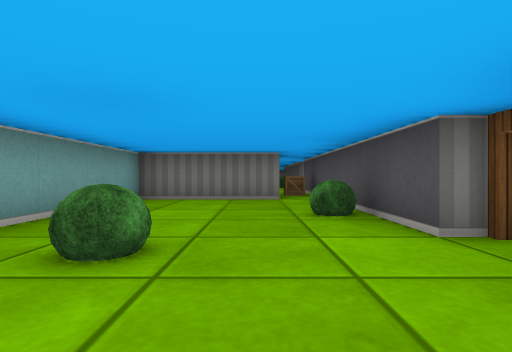
view 1 (above)

24 first-person views from a walk through a cub3D level. The camera is about half as high as the walls, looks level and sees 80° across. The floor is counted in squares. Each view is taken from the middle of a square. On the plan, view 1 faces up. The plan holds only what a view shows up to about 9 squares ahead; the rest is blank. The place goes on beyond the plan.

view 2
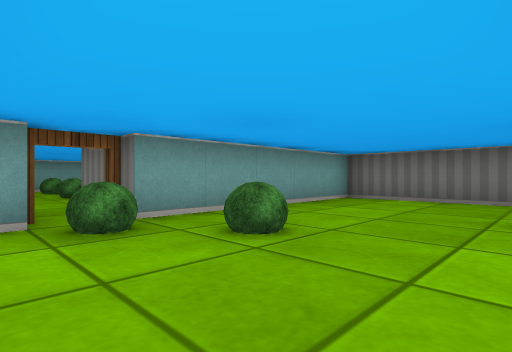

view 3
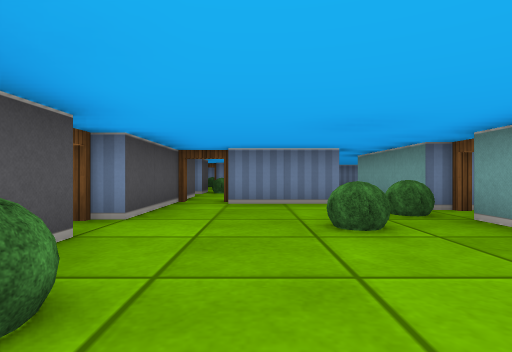

view 4
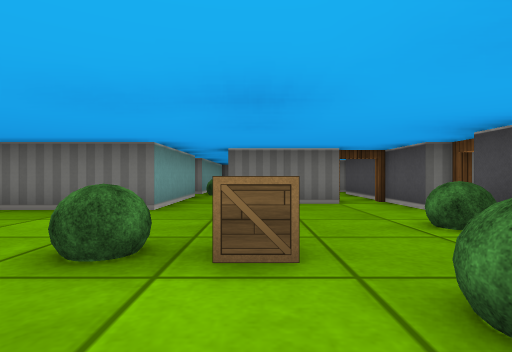

view 5
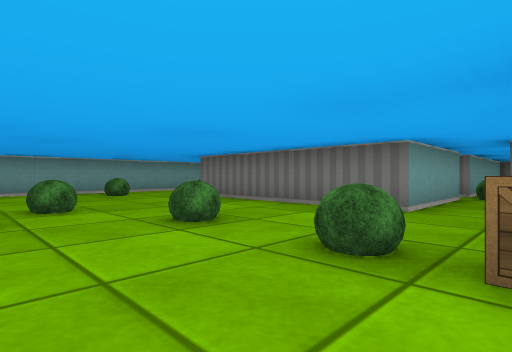

view 6
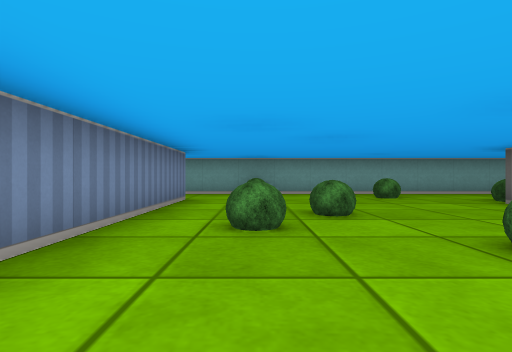

view 7
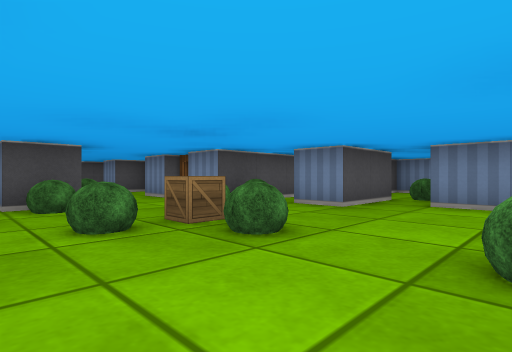

view 8
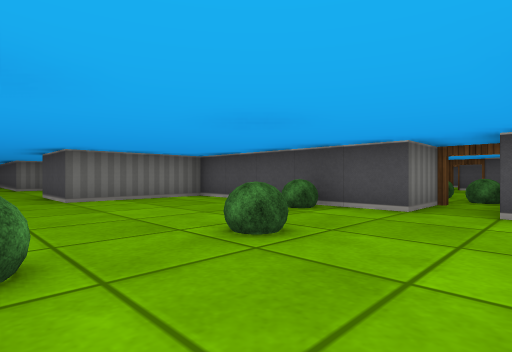

view 9
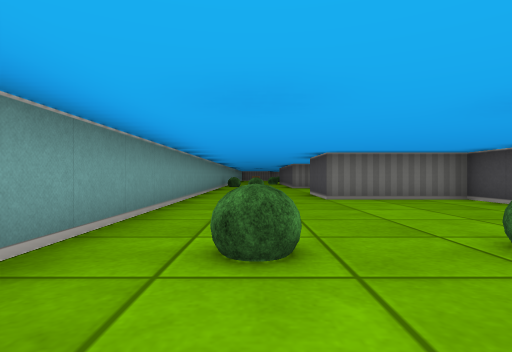

view 10
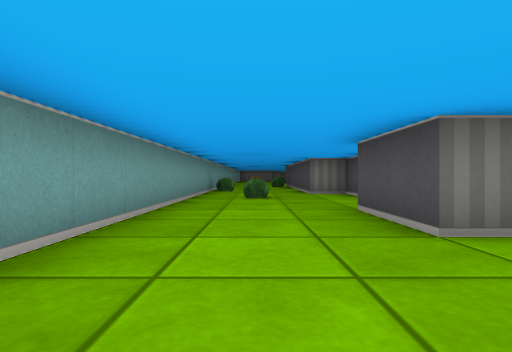

view 11
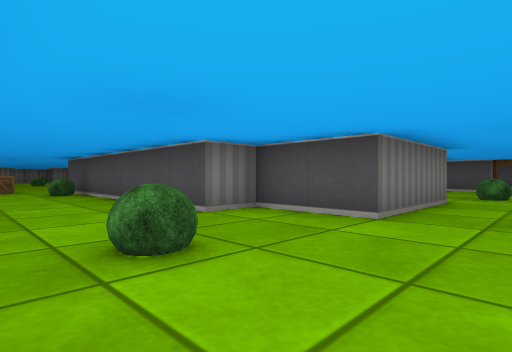

view 12
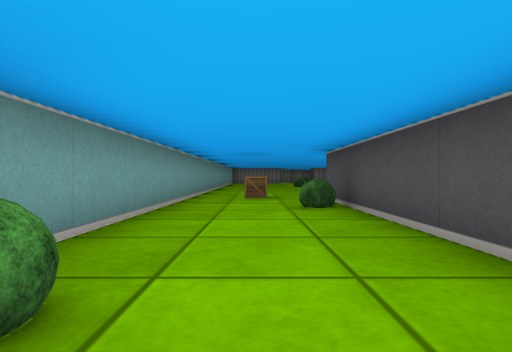

view 13
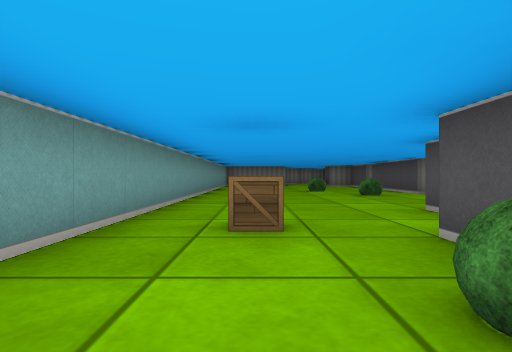

view 14
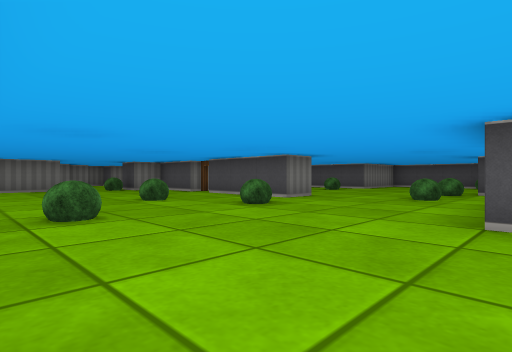

view 15
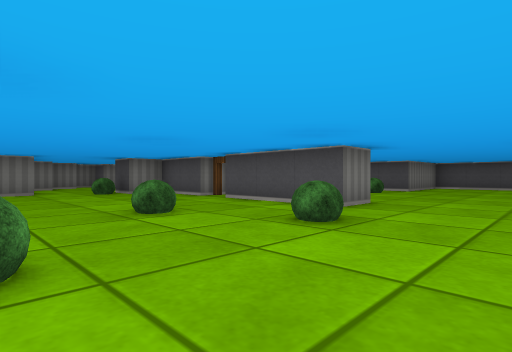

view 16
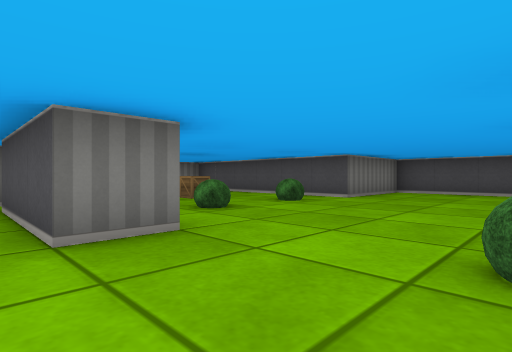

view 17
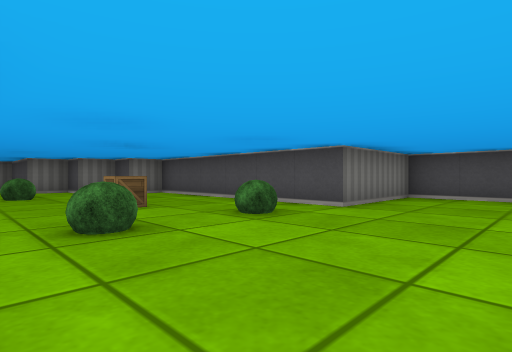

view 18
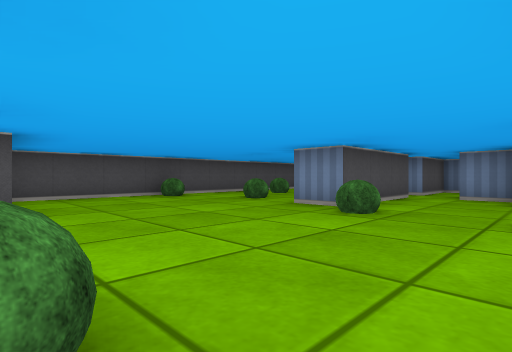

view 19
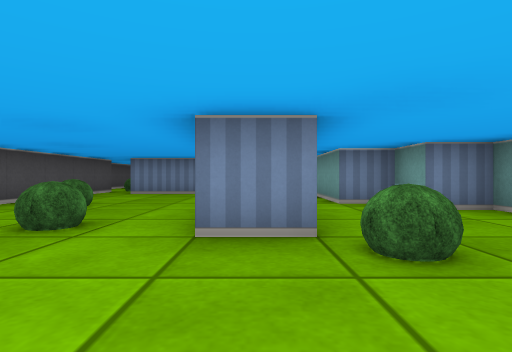

view 20
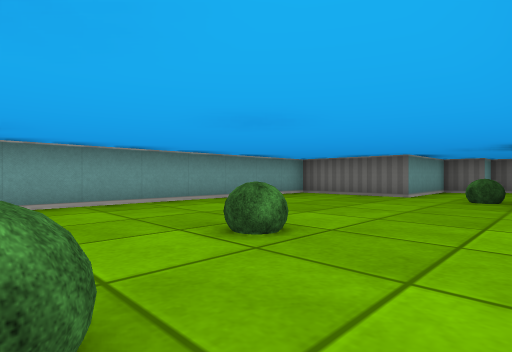

view 21
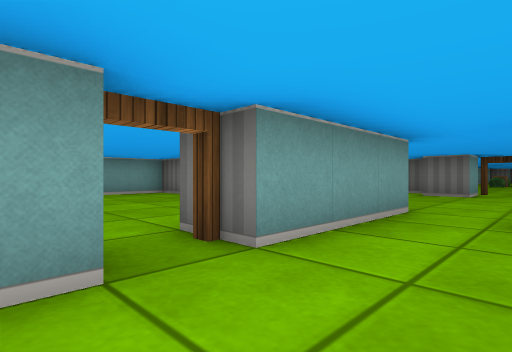

view 22
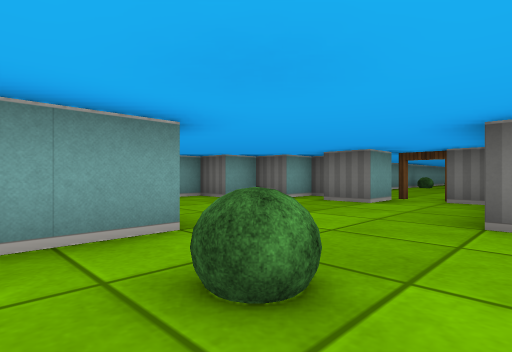

view 23
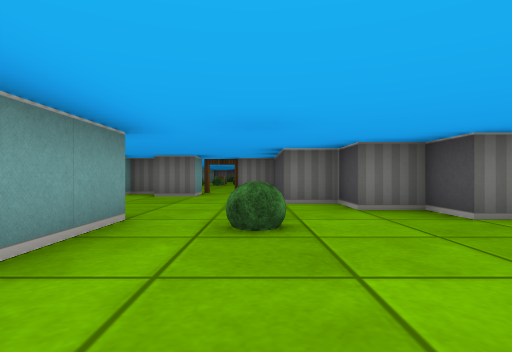

view 24
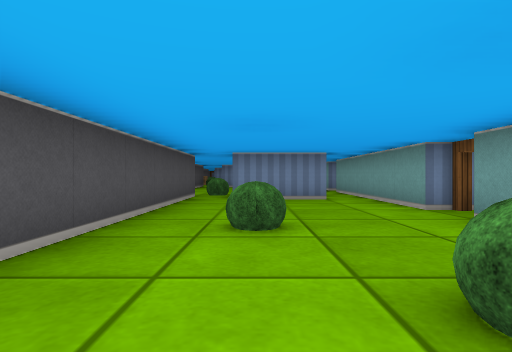

### Floor plan
Ten units are one square. View 1 is at (0, 0); x grows to the right and y downward. Boxes are objects, and circles mark ways between rooms. Rooms are numbered by the first view taken in them; rooms with no view inside come last. Other rooms are left out.
<svg viewBox="-110 -385 160 495">
<path fill="none" stroke="#000" d="M15 -25 15 -65M-25 -5 -25 5M6 -65 -25 -65 -25 -15M-16 5 5 5M15 10 15 -15M-105 -129 -105 -18M-35 -105 -65 -105 -65 -125 -75 -125 -75 -195M-36 -205 -25 -205 -25 -195 -15 -195 -15 -175M-5 -168 -5 -185M-5 -195 -5 -225 5 -225M5 -185 5 -140M14 -165 35 -165M5 -201 5 -195M-35 -255 -45 -255 -45 -285M45 -155 45 -265 15 -265 15 -322M-25 -15 -45 -15 -45 -65 -75 -65 -75 -85M-105 0 -105 90M-25 5 -25 25 -75 25M-45 -295 -45 -312M6 15 -15 15M-48 -315 -55 -315 -55 -322M-105 -322 -105 -148M-35 -325 -35 -295M15 25 15 10M12 -325 5 -325 5 -335 -5 -335 -5 -345 -15 -345 -15 -375 -25 -375M15 45 15 35M-85 85 -25 85M25 65 35 65M-48 -375 -55 -375 -55 -365 -65 -365 -65 -355 -75 -355 -75 -325 -102 -325M-35 -375 -35 -365 -45 -365M-15 95 -15 75 -5 75M5 89 5 65 15 65"/>
<rect x="-25" y="-15" width="10" height="10" fill="#bbb"><title>bush</title></rect>
<rect x="-15" y="-25" width="10" height="10" fill="#bbb"><title>bush</title></rect>
<rect x="5" y="-45" width="10" height="10" fill="#bbb"><title>bush</title></rect>
<rect x="-105" y="65" width="10" height="10" fill="#bbb"><title>other object</title></rect>
<rect x="-105" y="-145" width="10" height="10" fill="#bbb"><title>bush</title></rect>
<rect x="-95" y="35" width="10" height="10" fill="#bbb"><title>bush</title></rect>
<rect x="-95" y="-25" width="10" height="10" fill="#bbb"><title>bush</title></rect>
<rect x="-95" y="-115" width="10" height="10" fill="#bbb"><title>bush</title></rect>
<rect x="-95" y="-205" width="10" height="10" fill="#bbb"><title>crate</title></rect>
<rect x="-95" y="-255" width="10" height="10" fill="#bbb"><title>bush</title></rect>
<rect x="-85" y="15" width="10" height="10" fill="#bbb"><title>bush</title></rect>
<rect x="-85" y="-185" width="10" height="10" fill="#bbb"><title>bush</title></rect>
<rect x="-75" y="-25" width="10" height="10" fill="#bbb"><title>bush</title></rect>
<rect x="-75" y="-275" width="10" height="10" fill="#bbb"><title>bush</title></rect>
<rect x="-65" y="55" width="10" height="10" fill="#bbb"><title>bush</title></rect>
<rect x="-65" y="-255" width="10" height="10" fill="#bbb"><title>bush</title></rect>
<rect x="-65" y="-325" width="10" height="10" fill="#bbb"><title>bush</title></rect>
<rect x="-55" y="65" width="10" height="10" fill="#bbb"><title>bush</title></rect>
<rect x="-55" y="-35" width="10" height="10" fill="#bbb"><title>bush</title></rect>
<rect x="-45" y="45" width="10" height="10" fill="#bbb"><title>bush</title></rect>
<rect x="-35" y="-235" width="10" height="10" fill="#bbb"><title>bush</title></rect>
<rect x="-25" y="95" width="10" height="10" fill="#bbb"><title>bush</title></rect>
<rect x="-25" y="45" width="10" height="10" fill="#bbb"><title>bush</title></rect>
<rect x="-25" y="-275" width="10" height="10" fill="#bbb"><title>bush</title></rect>
<rect x="-25" y="-325" width="10" height="10" fill="#bbb"><title>bush</title></rect>
<rect x="-15" y="45" width="10" height="10" fill="#bbb"><title>crate</title></rect>
<rect x="-15" y="35" width="10" height="10" fill="#bbb"><title>bush</title></rect>
<rect x="-15" y="-235" width="10" height="10" fill="#bbb"><title>bush</title></rect>
<rect x="-15" y="-295" width="10" height="10" fill="#bbb"><title>crate</title></rect>
<rect x="-5" y="65" width="10" height="10" fill="#bbb"><title>other object</title></rect>
<rect x="-5" y="55" width="10" height="10" fill="#bbb"><title>bush</title></rect>
<rect x="-5" y="-275" width="10" height="10" fill="#bbb"><title>bush</title></rect>
<rect x="5" y="35" width="10" height="10" fill="#bbb"><title>bush</title></rect>
<rect x="15" y="-225" width="10" height="10" fill="#bbb"><title>bush</title></rect>
<rect x="25" y="45" width="10" height="10" fill="#bbb"><title>other object</title></rect>
<rect x="25" y="-205" width="10" height="10" fill="#bbb"><title>bush</title></rect>
<rect x="35" y="-235" width="10" height="10" fill="#bbb"><title>bush</title></rect>
<circle cx="-30" cy="-10" r="3" fill="#2a7"/>
<circle cx="10" cy="10" r="3" fill="#2a7"/>
<text x="0" y="-30">1</text>
<text x="-80" y="-140">2</text>
</svg>
Room 1 opens to room 2.

Where each view was taken, in squares from view 1:
view 1: 0 up, 0 right, facing up
view 2: 0 up, 1 right, facing up-left
view 3: 5 up, 0 right, facing down
view 4: 7 down, 1 left, facing up
view 5: 7 down, 1 left, facing up-left
view 6: 7 down, 2 left, facing left
view 7: 3 down, 4 left, facing down-right
view 8: 0 up, 9 left, facing up-right
view 9: 0 up, 9 left, facing up
view 10: 4 up, 9 left, facing up
view 11: 9 up, 10 left, facing up-right
view 12: 13 up, 9 left, facing up
view 13: 17 up, 9 left, facing up
view 14: 21 up, 10 left, facing up-right
view 15: 23 up, 9 left, facing up-right
view 16: 23 up, 5 left, facing up-right
view 17: 24 up, 3 left, facing up-right
view 18: 27 up, 3 left, facing down-right
view 19: 25 up, 0 right, facing down
view 20: 25 up, 5 left, facing up-left
view 21: 28 up, 2 left, facing up-left
view 22: 31 up, 1 left, facing up-left
view 23: 29 up, 2 left, facing up
view 24: 23 up, 3 right, facing down
